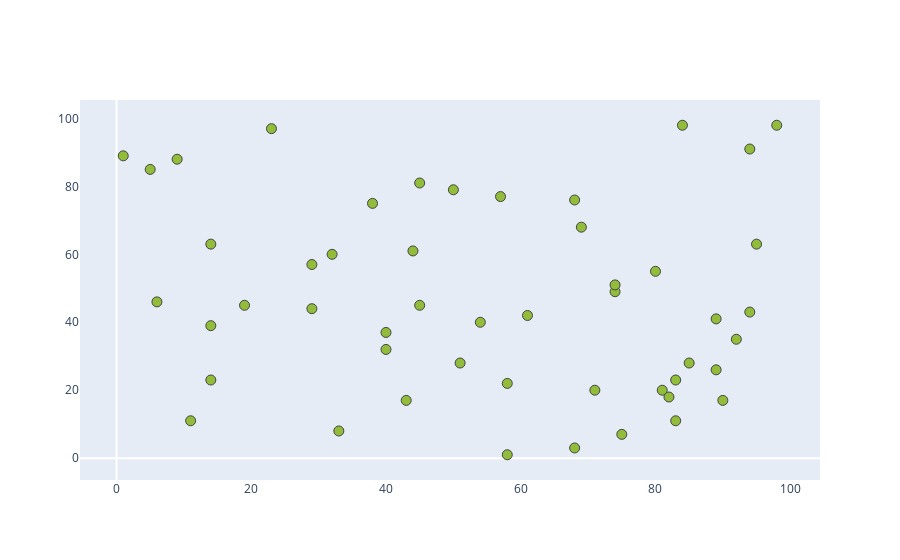

Notebook source saved alongside this figure:
### Code cell
random_x = np.random.randint(1, 100, 50)
random_y = np.random.randint(1, 100, 50)

data = [go.Scatter(
    x = random_x,
    y = random_y,
    mode = 'markers',
    marker = dict(
        size=10,
        color = '#91BD3A',
        symbol = 'circle',
        line = dict(width=1)
    )
    )]

layout = go.Layout(
    xaxis = dict(
        showgrid = False,
        showline = False,
    ),
    yaxis = dict(
        showgrid = False,
        showline = False,
    ),
)
fig = go.Figure(data= data,layout=layout)
iplot(fig)

### Figure 1 — Plotly figure (JSON) as saved in the notebook; plotly's stock layout.template omitted (floating-point values rounded to 4 significant figures)
{"data": [{"marker": {"color": "#91BD3A", "line": {"width": 1}, "size": 10, "symbol": "circle"}, "mode": "markers", "type": "scatter", "x": [50, 14, 89, 51, 9, 68, 75, 14, 38, 94, 44, 5, 32, 58, 58, 84, 40, 29, 74, 61, 14, 81, 80, 33, 71, 90, 23, 95, 11, 43, 45, 89, 1, 85, 40, 6, 98, 57, 83, 68, 94, 82, 69, 45, 19, 92, 54, 29, 74, 83], "y": [79, 39, 41, 28, 88, 76, 7, 23, 75, 43, 61, 85, 60, 22, 1, 98, 37, 57, 49, 42, 63, 20, 55, 8, 20, 17, 97, 63, 11, 17, 45, 26, 89, 28, 32, 46, 98, 77, 23, 3, 91, 18, 68, 81, 45, 35, 40, 44, 51, 11]}], "layout": {"xaxis": {"showgrid": false, "showline": false}, "yaxis": {"showgrid": false, "showline": false}}}
